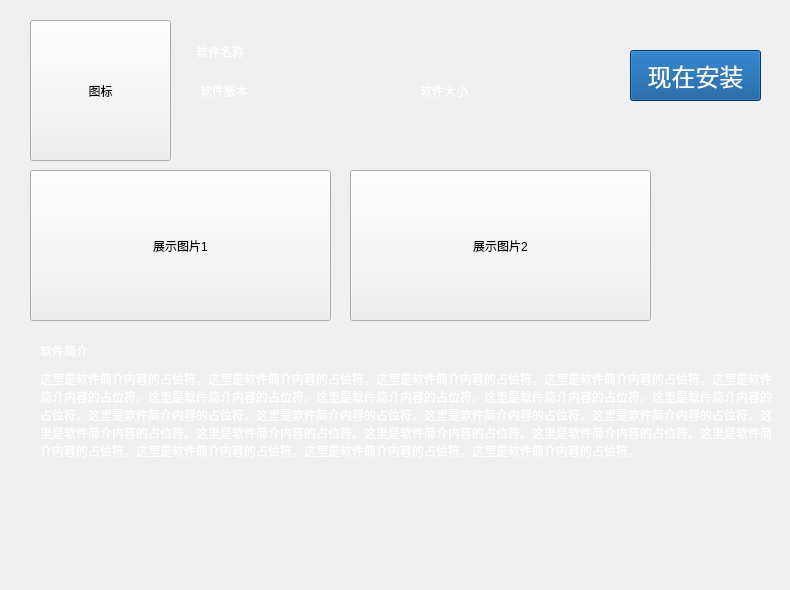
                  <widget class="QWidget" name="page_app_detail">
                   <widget class="QPushButton" name="app_detail_icon_placeholder">
                    <property name="geometry">
                     <rect>
                      <x>30</x>
                      <y>20</y>
                      <width>141</width>
                      <height>141</height>
                     </rect>
                    </property>
                    <property name="text">
                     <string>图标</string>
                    </property>
                   </widget>
                   <widget class="QLabel" name="app_detail_name_placeholder">
                    <property name="geometry">
                     <rect>
                      <x>196</x>
                      <y>26</y>
                      <width>351</width>
                      <height>51</height>
                     </rect>
                    </property>
                    <property name="styleSheet">
                     <string notr="true">font: 20pt &quot;Noto Mono&quot;;
color: rgb(255, 255, 255);</string>
                    </property>
                    <property name="text">
                     <string>软件名称</string>
                    </property>
                   </widget>
                   <widget class="QLabel" name="app_detail_ver_num_placeholder">
                    <property name="geometry">
                     <rect>
                      <x>200</x>
                      <y>80</y>
                      <width>191</width>
                      <height>21</height>
                     </rect>
                    </property>
                    <property name="styleSheet">
                     <string notr="true">font: 12pt &quot;Noto Mono&quot;;
color: rgb(255, 255, 255);</string>
                    </property>
                    <property name="text">
                     <string>软件版本</string>
                    </property>
                   </widget>
                   <widget class="QLabel" name="app_detail_size_num_placeholder">
                    <property name="geometry">
                     <rect>
                      <x>420</x>
                      <y>80</y>
                      <width>191</width>
                      <height>21</height>
                     </rect>
                    </property>
                    <property name="styleSheet">
                     <string notr="true">font: 12pt &quot;Noto Mono&quot;;
color: rgb(255, 255, 255);</string>
                    </property>
                    <property name="text">
                     <string>软件大小</string>
                    </property>
                   </widget>
                   <widget class="QPushButton" name="app_detail_install_button">
                    <property name="geometry">
                     <rect>
                      <x>630</x>
                      <y>50</y>
                      <width>131</width>
                      <height>51</height>
                     </rect>
                    </property>
                    <property name="styleSheet">
                     <string notr="true">QPushButton {
  font-size:18pt; color: rgb(255, 255, 255);
	background-color: rgb(1,77,146);
}
QPushButton:hover {
	background-color: rgb(1,106,201);
}
QPushButton:pressed {	
	background-color: rgb(1,54,102);
}</string>
                    </property>
                    <property name="text">
                     <string>现在安装</string>
                    </property>
                   </widget>
                   <widget class="QPushButton" name="app_detail_promo_pic_placeholder_1">
                    <property name="geometry">
                     <rect>
                      <x>30</x>
                      <y>170</y>
                      <width>301</width>
                      <height>151</height>
                     </rect>
                    </property>
                    <property name="text">
                     <string>展示图片1</string>
                    </property>
                   </widget>
                   <widget class="QPushButton" name="app_detail_promo_pic_placeholder_2">
                    <property name="geometry">
                     <rect>
                      <x>350</x>
                      <y>170</y>
                      <width>301</width>
                      <height>151</height>
                     </rect>
                    </property>
                    <property name="text">
                     <string>展示图片2</string>
                    </property>
                   </widget>
                   <widget class="QLabel" name="app_detail_software_intro_title">
                    <property name="geometry">
                     <rect>
                      <x>40</x>
                      <y>340</y>
                      <width>341</width>
                      <height>21</height>
                     </rect>
                    </property>
                    <property name="styleSheet">
                     <string notr="true">font: 14pt &quot;Noto Mono&quot;;
color: rgb(255, 255, 255);</string>
                    </property>
                    <property name="text">
                     <string>软件简介</string>
                    </property>
                   </widget>
                   <widget class="QLabel" name="app_detail_software_intro_content">
                    <property name="geometry">
                     <rect>
                      <x>40</x>
                      <y>370</y>
                      <width>741</width>
                      <height>211</height>
                     </rect>
                    </property>
                    <property name="styleSheet">
                     <string notr="true">font: 12pt &quot;Noto Mono&quot;;
color: rgb(255, 255, 255);</string>
                    </property>
                    <property name="text">
                     <string>这里是软件简介内容的占位符。这里是软件简介内容的占位符。这里是软件简介内容的占位符。这里是软件简介内容的占位符。这里是软件简介内容的占位符。这里是软件简介内容的占位符。这里是软件简介内容的占位符。这里是软件简介内容的占位符。这里是软件简介内容的占位符。这里是软件简介内容的占位符。这里是软件简介内容的占位符。这里是软件简介内容的占位符。这里是软件简介内容的占位符。这里是软件简介内容的占位符。这里是软件简介内容的占位符。这里是软件简介内容的占位符。这里是软件简介内容的占位符。这里是软件简介内容的占位符。这里是软件简介内容的占位符。这里是软件简介内容的占位符。这里是软件简介内容的占位符。</string>
                    </property>
                    <property name="alignment">
                     <set>Qt::AlignLeading|Qt::AlignLeft|Qt::AlignTop</set>
                    </property>
                    <property name="wordWrap">
                     <bool>true</bool>
                    </property>
                   </widget>
                  </widget>
